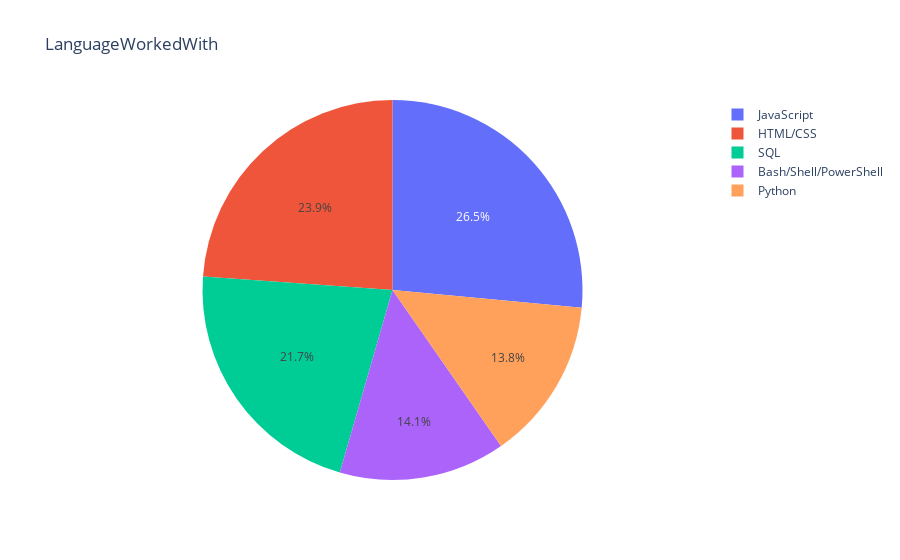

The notebook cell this image was saved under:
### Code cell
QUERY = """ 
SELECT LanguageWorkedWith, COUNT(*) as count 
from LanguageWorkedWith 
group by LanguageWorkedWith 
order by count(LanguageWorkedWith) DESC LIMIT 5 
""" 

df1=pd.read_sql_query(QUERY,conn)  

df1.head()
fig = px.pie(df1, values=df1['count'], names=df1['LanguageWorkedWith'], title='LanguageWorkedWith')
fig.show()

### Figure 1 — Plotly figure (JSON) as saved in the notebook; plotly's stock layout.template omitted (floating-point values rounded to 4 significant figures)
{"data": [{"domain": {"x": [0, 1], "y": [0, 1]}, "hovertemplate": "LanguageWorkedWith=%{label}<br>count=%{value}<extra></extra>", "labels": ["JavaScript", "HTML/CSS", "SQL", "Bash/Shell/PowerShell", "Python"], "legendgroup": "", "name": "", "showlegend": true, "type": "pie", "values": [8687, 7830, 7106, 4642, 4542]}], "layout": {"legend": {"tracegroupgap": 0}, "title": {"text": "LanguageWorkedWith"}}}
